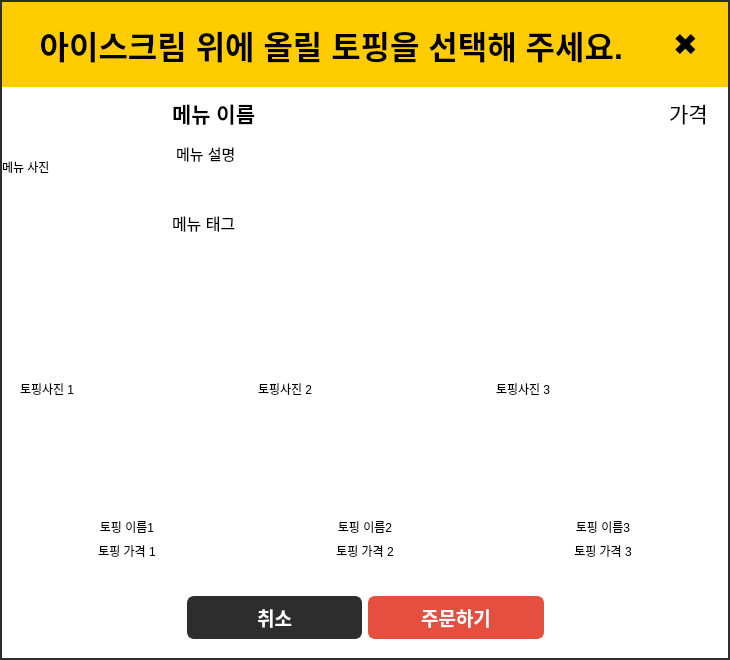
<?xml version="1.0" encoding="UTF-8"?>
<ui version="4.0">
 <class>Dialog</class>
 <widget class="QDialog" name="Dialog">
  <property name="geometry">
   <rect>
    <x>0</x>
    <y>0</y>
    <width>730</width>
    <height>660</height>
   </rect>
  </property>
  <property name="windowTitle">
   <string>Dialog</string>
  </property>
  <property name="styleSheet">
   <string notr="true">background: rgb(255, 255, 255);</string>
  </property>
  <widget class="QFrame" name="main_frame">
   <property name="geometry">
    <rect>
     <x>0</x>
     <y>0</y>
     <width>730</width>
     <height>660</height>
    </rect>
   </property>
   <property name="sizePolicy">
    <sizepolicy hsizetype="Preferred" vsizetype="Preferred">
     <horstretch>1</horstretch>
     <verstretch>1</verstretch>
    </sizepolicy>
   </property>
   <property name="styleSheet">
    <string notr="true">QFrame#main_frame {
	border: 2px solid rgb(45, 45, 45);
}</string>
   </property>
   <property name="frameShape">
    <enum>QFrame::NoFrame</enum>
   </property>
   <property name="frameShadow">
    <enum>QFrame::Plain</enum>
   </property>
   <property name="lineWidth">
    <number>0</number>
   </property>
   <layout class="QVBoxLayout" name="verticalLayout_2">
    <property name="spacing">
     <number>0</number>
    </property>
    <property name="leftMargin">
     <number>0</number>
    </property>
    <property name="topMargin">
     <number>0</number>
    </property>
    <property name="rightMargin">
     <number>0</number>
    </property>
    <property name="bottomMargin">
     <number>0</number>
    </property>
    <item>
     <widget class="QFrame" name="frame_5">
      <property name="sizePolicy">
       <sizepolicy hsizetype="Preferred" vsizetype="Fixed">
        <horstretch>0</horstretch>
        <verstretch>0</verstretch>
       </sizepolicy>
      </property>
      <property name="frameShape">
       <enum>QFrame::NoFrame</enum>
      </property>
      <property name="frameShadow">
       <enum>QFrame::Raised</enum>
      </property>
      <property name="lineWidth">
       <number>0</number>
      </property>
      <layout class="QHBoxLayout" name="horizontalLayout_5">
       <property name="spacing">
        <number>0</number>
       </property>
       <property name="leftMargin">
        <number>0</number>
       </property>
       <property name="topMargin">
        <number>0</number>
       </property>
       <property name="rightMargin">
        <number>0</number>
       </property>
       <property name="bottomMargin">
        <number>0</number>
       </property>
       <item>
        <widget class="QLabel" name="label">
         <property name="sizePolicy">
          <sizepolicy hsizetype="Preferred" vsizetype="Fixed">
           <horstretch>0</horstretch>
           <verstretch>0</verstretch>
          </sizepolicy>
         </property>
         <property name="minimumSize">
          <size>
           <width>0</width>
           <height>85</height>
          </size>
         </property>
         <property name="maximumSize">
          <size>
           <width>16777215</width>
           <height>85</height>
          </size>
         </property>
         <property name="font">
          <font>
           <pointsize>24</pointsize>
           <weight>75</weight>
           <bold>true</bold>
          </font>
         </property>
         <property name="styleSheet">
          <string notr="true">background: rgb(255, 204, 0);
padding-left: 2px;</string>
         </property>
         <property name="text">
          <string>   아이스크림 위에 올릴 토핑을 선택해 주세요.</string>
         </property>
        </widget>
       </item>
       <item>
        <widget class="QPushButton" name="btn_cancel_1">
         <property name="minimumSize">
          <size>
           <width>85</width>
           <height>85</height>
          </size>
         </property>
         <property name="maximumSize">
          <size>
           <width>85</width>
           <height>16777215</height>
          </size>
         </property>
         <property name="cursor">
          <cursorShape>PointingHandCursor</cursorShape>
         </property>
         <property name="styleSheet">
          <string notr="true">background-color: rgb(255, 204, 0);
border: none;
font-size: 30px;</string>
         </property>
         <property name="text">
          <string>✖️</string>
         </property>
         <property name="icon">
          <iconset>
           <normaloff>../../../../.designer/img/qt자료/x.png</normaloff>../../../../.designer/img/qt자료/x.png</iconset>
         </property>
         <property name="iconSize">
          <size>
           <width>30</width>
           <height>30</height>
          </size>
         </property>
        </widget>
       </item>
      </layout>
     </widget>
    </item>
    <item>
     <widget class="QFrame" name="frame_4">
      <property name="sizePolicy">
       <sizepolicy hsizetype="Preferred" vsizetype="Fixed">
        <horstretch>0</horstretch>
        <verstretch>0</verstretch>
       </sizepolicy>
      </property>
      <property name="frameShape">
       <enum>QFrame::NoFrame</enum>
      </property>
      <property name="frameShadow">
       <enum>QFrame::Plain</enum>
      </property>
      <property name="lineWidth">
       <number>0</number>
      </property>
      <layout class="QHBoxLayout" name="horizontalLayout_2">
       <property name="spacing">
        <number>0</number>
       </property>
       <property name="leftMargin">
        <number>0</number>
       </property>
       <property name="topMargin">
        <number>0</number>
       </property>
       <property name="rightMargin">
        <number>0</number>
       </property>
       <property name="bottomMargin">
        <number>0</number>
       </property>
       <item>
        <widget class="QLabel" name="img_menu">
         <property name="minimumSize">
          <size>
           <width>150</width>
           <height>150</height>
          </size>
         </property>
         <property name="maximumSize">
          <size>
           <width>150</width>
           <height>150</height>
          </size>
         </property>
         <property name="styleSheet">
          <string notr="true"/>
         </property>
         <property name="frameShape">
          <enum>QFrame::NoFrame</enum>
         </property>
         <property name="text">
          <string>메뉴 사진</string>
         </property>
        </widget>
       </item>
       <item>
        <widget class="QFrame" name="frame_3">
         <property name="sizePolicy">
          <sizepolicy hsizetype="Expanding" vsizetype="Minimum">
           <horstretch>0</horstretch>
           <verstretch>0</verstretch>
          </sizepolicy>
         </property>
         <property name="frameShape">
          <enum>QFrame::NoFrame</enum>
         </property>
         <property name="frameShadow">
          <enum>QFrame::Raised</enum>
         </property>
         <property name="lineWidth">
          <number>0</number>
         </property>
         <layout class="QVBoxLayout" name="verticalLayout">
          <property name="spacing">
           <number>0</number>
          </property>
          <property name="leftMargin">
           <number>20</number>
          </property>
          <property name="topMargin">
           <number>10</number>
          </property>
          <property name="rightMargin">
           <number>20</number>
          </property>
          <property name="bottomMargin">
           <number>10</number>
          </property>
          <item>
           <widget class="QFrame" name="frame_2">
            <property name="sizePolicy">
             <sizepolicy hsizetype="Preferred" vsizetype="Fixed">
              <horstretch>0</horstretch>
              <verstretch>0</verstretch>
             </sizepolicy>
            </property>
            <property name="frameShape">
             <enum>QFrame::NoFrame</enum>
            </property>
            <property name="frameShadow">
             <enum>QFrame::Raised</enum>
            </property>
            <property name="lineWidth">
             <number>0</number>
            </property>
            <layout class="QHBoxLayout" name="horizontalLayout">
             <property name="spacing">
              <number>0</number>
             </property>
             <property name="leftMargin">
              <number>0</number>
             </property>
             <property name="topMargin">
              <number>0</number>
             </property>
             <property name="rightMargin">
              <number>0</number>
             </property>
             <item>
              <widget class="QLabel" name="label_menu_name">
               <property name="sizePolicy">
                <sizepolicy hsizetype="Expanding" vsizetype="Fixed">
                 <horstretch>0</horstretch>
                 <verstretch>0</verstretch>
                </sizepolicy>
               </property>
               <property name="font">
                <font>
                 <pointsize>16</pointsize>
                 <weight>75</weight>
                 <bold>true</bold>
                </font>
               </property>
               <property name="text">
                <string>메뉴 이름</string>
               </property>
              </widget>
             </item>
             <item>
              <widget class="QLabel" name="label_price">
               <property name="sizePolicy">
                <sizepolicy hsizetype="Minimum" vsizetype="Fixed">
                 <horstretch>0</horstretch>
                 <verstretch>0</verstretch>
                </sizepolicy>
               </property>
               <property name="font">
                <font>
                 <pointsize>16</pointsize>
                </font>
               </property>
               <property name="text">
                <string>가격</string>
               </property>
              </widget>
             </item>
            </layout>
           </widget>
          </item>
          <item>
           <widget class="QTextEdit" name="label_menu_comment">
            <property name="sizePolicy">
             <sizepolicy hsizetype="Expanding" vsizetype="Minimum">
              <horstretch>0</horstretch>
              <verstretch>0</verstretch>
             </sizepolicy>
            </property>
            <property name="minimumSize">
             <size>
              <width>0</width>
              <height>70</height>
             </size>
            </property>
            <property name="maximumSize">
             <size>
              <width>16777215</width>
              <height>70</height>
             </size>
            </property>
            <property name="font">
             <font>
              <pointsize>14</pointsize>
             </font>
            </property>
            <property name="styleSheet">
             <string notr="true">padding-left: 0px;</string>
            </property>
            <property name="frameShape">
             <enum>QFrame::NoFrame</enum>
            </property>
            <property name="frameShadow">
             <enum>QFrame::Plain</enum>
            </property>
            <property name="html">
             <string>&lt;!DOCTYPE HTML PUBLIC &quot;-//W3C//DTD HTML 4.0//EN&quot; &quot;http://www.w3.org/TR/REC-html40/strict.dtd&quot;&gt;
&lt;html&gt;&lt;head&gt;&lt;meta name=&quot;qrichtext&quot; content=&quot;1&quot; /&gt;&lt;style type=&quot;text/css&quot;&gt;
p, li { white-space: pre-wrap; }
&lt;/style&gt;&lt;/head&gt;&lt;body style=&quot; font-family:'Ubuntu'; font-size:14pt; font-weight:400; font-style:normal;&quot;&gt;
&lt;p style=&quot; margin-top:0px; margin-bottom:0px; margin-left:0px; margin-right:0px; -qt-block-indent:0; text-indent:0px;&quot;&gt;&lt;span style=&quot; font-size:11pt;&quot;&gt;메뉴 설명&lt;/span&gt;&lt;/p&gt;&lt;/body&gt;&lt;/html&gt;</string>
            </property>
           </widget>
          </item>
          <item>
           <widget class="QLabel" name="label_menu_tags">
            <property name="sizePolicy">
             <sizepolicy hsizetype="Preferred" vsizetype="Fixed">
              <horstretch>0</horstretch>
              <verstretch>0</verstretch>
             </sizepolicy>
            </property>
            <property name="minimumSize">
             <size>
              <width>0</width>
              <height>30</height>
             </size>
            </property>
            <property name="font">
             <font>
              <pointsize>12</pointsize>
             </font>
            </property>
            <property name="styleSheet">
             <string notr="true">padding-left: 0px;</string>
            </property>
            <property name="text">
             <string>메뉴 태그</string>
            </property>
           </widget>
          </item>
         </layout>
        </widget>
       </item>
      </layout>
     </widget>
    </item>
    <item>
     <widget class="QFrame" name="topping_list">
      <property name="frameShape">
       <enum>QFrame::NoFrame</enum>
      </property>
      <property name="frameShadow">
       <enum>QFrame::Plain</enum>
      </property>
      <property name="lineWidth">
       <number>0</number>
      </property>
      <layout class="QHBoxLayout" name="horizontalLayout_3">
       <item>
        <widget class="QFrame" name="frame_topping_1">
         <property name="frameShape">
          <enum>QFrame::NoFrame</enum>
         </property>
         <property name="frameShadow">
          <enum>QFrame::Raised</enum>
         </property>
         <property name="lineWidth">
          <number>0</number>
         </property>
         <layout class="QVBoxLayout" name="verticalLayout_3">
          <item>
           <widget class="QLabel" name="img_topping_1">
            <property name="sizePolicy">
             <sizepolicy hsizetype="Expanding" vsizetype="Expanding">
              <horstretch>0</horstretch>
              <verstretch>0</verstretch>
             </sizepolicy>
            </property>
            <property name="text">
             <string>토핑사진 1</string>
            </property>
           </widget>
          </item>
          <item>
           <widget class="QLabel" name="label_topping_name_1">
            <property name="sizePolicy">
             <sizepolicy hsizetype="Preferred" vsizetype="Fixed">
              <horstretch>0</horstretch>
              <verstretch>0</verstretch>
             </sizepolicy>
            </property>
            <property name="text">
             <string>토핑 이름1</string>
            </property>
            <property name="alignment">
             <set>Qt::AlignCenter</set>
            </property>
           </widget>
          </item>
          <item>
           <widget class="QLabel" name="label_topping_price_1">
            <property name="text">
             <string>토핑 가격 1</string>
            </property>
            <property name="alignment">
             <set>Qt::AlignCenter</set>
            </property>
           </widget>
          </item>
         </layout>
        </widget>
       </item>
       <item>
        <widget class="QFrame" name="frame_topping_2">
         <property name="frameShape">
          <enum>QFrame::NoFrame</enum>
         </property>
         <property name="frameShadow">
          <enum>QFrame::Raised</enum>
         </property>
         <property name="lineWidth">
          <number>0</number>
         </property>
         <layout class="QVBoxLayout" name="verticalLayout_4">
          <item>
           <widget class="QLabel" name="img_topping_2">
            <property name="sizePolicy">
             <sizepolicy hsizetype="Expanding" vsizetype="Expanding">
              <horstretch>0</horstretch>
              <verstretch>0</verstretch>
             </sizepolicy>
            </property>
            <property name="text">
             <string>토핑사진 2</string>
            </property>
           </widget>
          </item>
          <item>
           <widget class="QLabel" name="label_topping_name_2">
            <property name="sizePolicy">
             <sizepolicy hsizetype="Preferred" vsizetype="Fixed">
              <horstretch>0</horstretch>
              <verstretch>0</verstretch>
             </sizepolicy>
            </property>
            <property name="text">
             <string>토핑 이름2</string>
            </property>
            <property name="alignment">
             <set>Qt::AlignCenter</set>
            </property>
           </widget>
          </item>
          <item>
           <widget class="QLabel" name="label_topping_price_2">
            <property name="lineWidth">
             <number>0</number>
            </property>
            <property name="text">
             <string>토핑 가격 2</string>
            </property>
            <property name="alignment">
             <set>Qt::AlignCenter</set>
            </property>
           </widget>
          </item>
         </layout>
        </widget>
       </item>
       <item>
        <widget class="QFrame" name="frame_topping_3">
         <property name="frameShape">
          <enum>QFrame::NoFrame</enum>
         </property>
         <property name="frameShadow">
          <enum>QFrame::Raised</enum>
         </property>
         <property name="lineWidth">
          <number>0</number>
         </property>
         <layout class="QVBoxLayout" name="verticalLayout_5">
          <item>
           <widget class="QLabel" name="img_topping_3">
            <property name="sizePolicy">
             <sizepolicy hsizetype="Expanding" vsizetype="Expanding">
              <horstretch>0</horstretch>
              <verstretch>0</verstretch>
             </sizepolicy>
            </property>
            <property name="text">
             <string>토핑사진 3</string>
            </property>
           </widget>
          </item>
          <item>
           <widget class="QLabel" name="label_topping_name_3">
            <property name="sizePolicy">
             <sizepolicy hsizetype="Preferred" vsizetype="Fixed">
              <horstretch>0</horstretch>
              <verstretch>0</verstretch>
             </sizepolicy>
            </property>
            <property name="text">
             <string>토핑 이름3</string>
            </property>
            <property name="alignment">
             <set>Qt::AlignCenter</set>
            </property>
           </widget>
          </item>
          <item>
           <widget class="QLabel" name="label_topping_price_3">
            <property name="text">
             <string>토핑 가격 3</string>
            </property>
            <property name="alignment">
             <set>Qt::AlignCenter</set>
            </property>
           </widget>
          </item>
         </layout>
        </widget>
       </item>
      </layout>
     </widget>
    </item>
    <item>
     <widget class="QFrame" name="frame_6">
      <property name="sizePolicy">
       <sizepolicy hsizetype="Preferred" vsizetype="Fixed">
        <horstretch>0</horstretch>
        <verstretch>0</verstretch>
       </sizepolicy>
      </property>
      <property name="minimumSize">
       <size>
        <width>0</width>
        <height>80</height>
       </size>
      </property>
      <property name="frameShape">
       <enum>QFrame::NoFrame</enum>
      </property>
      <property name="frameShadow">
       <enum>QFrame::Plain</enum>
      </property>
      <property name="lineWidth">
       <number>0</number>
      </property>
      <layout class="QHBoxLayout" name="horizontalLayout_4">
       <item>
        <spacer name="horizontalSpacer">
         <property name="orientation">
          <enum>Qt::Horizontal</enum>
         </property>
         <property name="sizeHint" stdset="0">
          <size>
           <width>40</width>
           <height>20</height>
          </size>
         </property>
        </spacer>
       </item>
       <item>
        <widget class="QPushButton" name="btn_cancel_2">
         <property name="sizePolicy">
          <sizepolicy hsizetype="MinimumExpanding" vsizetype="Fixed">
           <horstretch>0</horstretch>
           <verstretch>0</verstretch>
          </sizepolicy>
         </property>
         <property name="font">
          <font>
           <pointsize>14</pointsize>
           <weight>75</weight>
           <bold>true</bold>
          </font>
         </property>
         <property name="styleSheet">
          <string notr="true">background: rgb(45, 45, 45);
color: rgb(255, 255, 255);
border: 2px solid rgb(45, 45, 45);
border-radius:7px;
padding-top: 5px;
padding-bottom: 5px;</string>
         </property>
         <property name="text">
          <string>취소</string>
         </property>
        </widget>
       </item>
       <item>
        <widget class="QPushButton" name="btn_order">
         <property name="sizePolicy">
          <sizepolicy hsizetype="MinimumExpanding" vsizetype="Fixed">
           <horstretch>0</horstretch>
           <verstretch>0</verstretch>
          </sizepolicy>
         </property>
         <property name="font">
          <font>
           <pointsize>14</pointsize>
           <weight>75</weight>
           <bold>true</bold>
          </font>
         </property>
         <property name="styleSheet">
          <string notr="true">background: rgb(229, 79, 64);
color: rgb(255, 255, 255);
border: 2px solid rgb(229, 79, 64);
border-radius:7px;
padding-top: 5px;
padding-bottom: 5px;</string>
         </property>
         <property name="text">
          <string>주문하기</string>
         </property>
        </widget>
       </item>
       <item>
        <spacer name="horizontalSpacer_2">
         <property name="orientation">
          <enum>Qt::Horizontal</enum>
         </property>
         <property name="sizeHint" stdset="0">
          <size>
           <width>40</width>
           <height>20</height>
          </size>
         </property>
        </spacer>
       </item>
      </layout>
     </widget>
    </item>
   </layout>
  </widget>
 </widget>
 <resources/>
 <connections/>
</ui>
